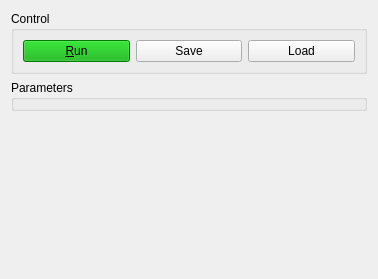
<?xml version="1.0" encoding="UTF-8"?>
<ui version="4.0">
 <class>ModuleControl</class>
 <widget class="QWidget" name="ModuleControl">
  <property name="geometry">
   <rect>
    <x>0</x>
    <y>0</y>
    <width>378</width>
    <height>279</height>
   </rect>
  </property>
  <property name="windowTitle">
   <string>Form</string>
  </property>
  <layout class="QVBoxLayout" name="verticalLayout">
   <item>
    <widget class="QGroupBox" name="groupBoxControl">
     <property name="title">
      <string>Control</string>
     </property>
     <layout class="QHBoxLayout" name="horizontalLayout">
      <item>
       <widget class="QPushButton" name="pushButtonRun">
        <property name="autoFillBackground">
         <bool>false</bool>
        </property>
        <property name="styleSheet">
         <string notr="true">background-color: rgb(0, 170, 0);</string>
        </property>
        <property name="text">
         <string>&amp;Run</string>
        </property>
       </widget>
      </item>
      <item>
       <widget class="QPushButton" name="pushButtonSave">
        <property name="text">
         <string>Save</string>
        </property>
       </widget>
      </item>
      <item>
       <widget class="QPushButton" name="pushButtonLoad">
        <property name="text">
         <string>Load</string>
        </property>
       </widget>
      </item>
     </layout>
    </widget>
   </item>
   <item>
    <widget class="QGroupBox" name="groupBoxParameters">
     <property name="title">
      <string>Parameters</string>
     </property>
    </widget>
   </item>
   <item>
    <spacer name="verticalSpacer">
     <property name="orientation">
      <enum>Qt::Vertical</enum>
     </property>
     <property name="sizeHint" stdset="0">
      <size>
       <width>20</width>
       <height>40</height>
      </size>
     </property>
    </spacer>
   </item>
  </layout>
 </widget>
 <resources/>
 <connections/>
</ui>
